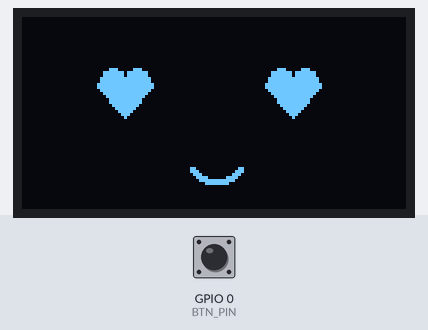
The sketch below on a simulated ESP32. Shown: 128×64 one-colour display. The inputs (shaded band) are chosen by the test bench; at power-on: GPIO 0 (BTN_PIN) HIGH. WiFi joins after 1.5 s; servers stay silent unless stated; the local clock reads 2024-03-15 10:24:30 at power-on unless the sketch sets it; random numbers use the default seed unless the sketch sets one.

Above: at 4.1 s.
4.2 s: GPIO 0 (BTN_PIN) pulled LOW for 0.15 s
At 4.9 s:
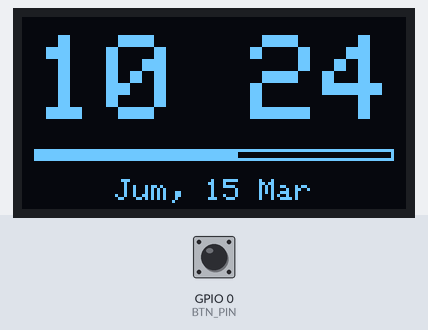
7.1 s: GPIO 0 (BTN_PIN) pulled LOW for 1 s
At 8.8 s:
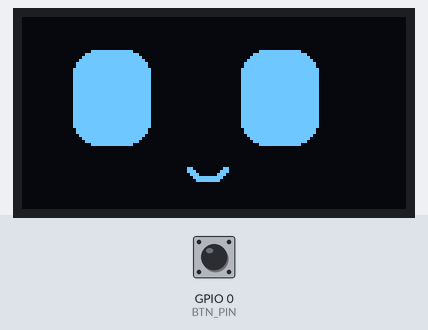
10.8 s: GPIO 0 (BTN_PIN) pulled LOW for 0.15 s
12.4 s: GPIO 0 (BTN_PIN) pulled LOW for 1 s
At 12.9 s:
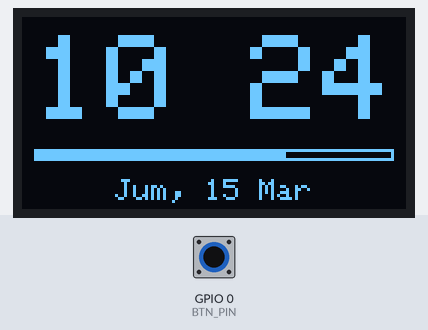
14.9 s: GPIO 0 (BTN_PIN) pulled LOW for 3.2 s
At 19.1 s:
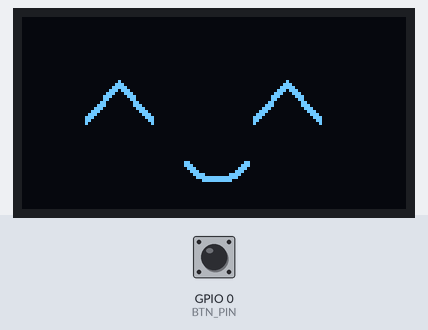

Measured:
- what the display in image 1 shows lasts 0.5 s, from 4.6 s to 5.1 s
- what the display in image 4 shows lasts 0.9 s, from 18.4 s to 19.3 s

The sketch:

Mochi.ino
```cpp
// MOCHI ESP32 + OLED SSD1306 0.96" (128x64, I2C)
// Wiring: SDA -> GPIO21, SCL -> GPIO22, VCC -> 3V3, GND -> GND
// Tombol: BOOT bawaan board (GPIO0) -> ganti mode wajah <-> jam

#include <Wire.h>
#include <WiFi.h>
#include <time.h>
#include <Adafruit_GFX.h>
#include <Adafruit_SSD1306.h>

// ====== ISI SENDIRI ======
#define WIFI_SSID  "NAMA_WIFI"
#define WIFI_PASS  "PASSWORD_WIFI"
#define GMT_OFFSET 25200          // WIB = 7*3600 (WITA 28800, WIT 32400)
// =========================

#define OLED_ADDR 0x3C
#define SDA_PIN   21
#define SCL_PIN   22
#define BTN_PIN   0

#define FACE_MS   40000UL         // lama tampil wajah sebelum jam muncul
#define CLOCK_MS  8000UL          // lama jam tampil

Adafruit_SSD1306 display(128, 64, &Wire, -1);

enum Exp { E_NORMAL, E_HAPPY, E_SAD, E_ANGRY, E_SLEEPY, E_LOVE, E_SURPRISED, E_WINK, E_DIZZY, E_COUNT };

const int EYE_W = 26, EYE_H = 32, LX_C = 36, RX_C = 92, EY = 24;

const char* HARI[]  = {"Min","Sen","Sel","Rab","Kam","Jum","Sab"};
const char* BULAN[] = {"Jan","Feb","Mar","Apr","Mei","Jun","Jul","Agu","Sep","Okt","Nov","Des"};

bool synced = false;
unsigned long fallbackSec = 0;

Exp curExp = E_NORMAL;
bool showClock = false;
unsigned long modeStart = 0, expUntil = 0, nextLook = 0, nextBlink = 2000, blinkStart = 0;
bool blinking = false;
float curLx = 0, curLy = 0, tgtLx = 0, tgtLy = 0;
bool lastBtn = HIGH;
unsigned long lastBtnTime = 0;

// ---------- helper gambar ----------
void eye(int cx, int cy, int h) {
  if (h < 2) h = 2;
  int r = min(8, h / 2);
  display.fillRoundRect(cx - EYE_W / 2, cy - h / 2, EYE_W, h, r, WHITE);
}

void smile(int cx, int y, int w) {
  for (int i = -w; i <= w; i++) {
    int yy = y + w / 2 - (i * i) / (2 * w);
    display.fillRect(cx + i, yy, 2, 2, WHITE);
  }
}

void frown(int cx, int y, int w) {
  for (int i = -w; i <= w; i++) {
    int yy = y - w / 2 + (i * i) / (2 * w);
    display.fillRect(cx + i, yy, 2, 2, WHITE);
  }
}

void heart(int cx, int cy, int s) {
  int r = s / 2;
  display.fillCircle(cx - r, cy, r, WHITE);
  display.fillCircle(cx + r, cy, r, WHITE);
  display.fillTriangle(cx - s, cy + 1, cx + s, cy + 1, cx, cy + s + 3, WHITE);
}

void caretEye(int cx, int cy) {
  for (int k = 0; k < 3; k++) {
    display.drawLine(cx - 11, cy + 6 + k, cx, cy - 6 + k, WHITE);
    display.drawLine(cx, cy - 6 + k, cx + 11, cy + 6 + k, WHITE);
  }
}

void xEye(int cx, int cy) {
  for (int k = 0; k < 2; k++) {
    display.drawLine(cx - 9 + k, cy - 9, cx + 9 + k, cy + 9, WHITE);
    display.drawLine(cx - 9 + k, cy + 9, cx + 9 + k, cy - 9, WHITE);
  }
}

// ---------- render wajah ----------
void render(Exp e, int lx, int ly, int h) {
  display.clearDisplay();
  int a = LX_C + lx, b = RX_C + lx, cy = EY + ly;
  unsigned long t = millis();

  switch (e) {
    case E_NORMAL:
      eye(a, cy, h); eye(b, cy, h);
      smile(64 + lx / 2, 50, 6);
      break;

    case E_HAPPY:
      caretEye(a, cy); caretEye(b, cy);
      smile(64, 48, 10);
      break;

    case E_SAD:
      eye(a, cy, EYE_H); eye(b, cy, EYE_H);
      display.fillTriangle(a - 14, cy - 17, a + 14, cy - 17, a - 14, cy - 2, BLACK);
      display.fillTriangle(b - 14, cy - 17, b + 14, cy - 17, b + 14, cy - 2, BLACK);
      display.fillCircle(b + 8, cy + 20 + (t / 150) % 8, 2, WHITE);
      frown(64, 54, 6);
      break;

    case E_ANGRY:
      eye(a, cy, EYE_H); eye(b, cy, EYE_H);
      display.fillTriangle(a - 14, cy - 17, a + 14, cy - 17, a + 14, cy - 2, BLACK);
      display.fillTriangle(b - 14, cy - 17, b + 14, cy - 17, b - 14, cy - 2, BLACK);
      display.drawFastHLine(56, 54, 16, WHITE);
      display.drawFastHLine(56, 55, 16, WHITE);
      break;

    case E_SLEEPY: {
      eye(a, cy + 8, 4); eye(b, cy + 8, 4);
      int r = 2 + (t / 700) % 2;
      display.drawCircle(64, 52, r, WHITE);
      display.setTextColor(WHITE);
      int p = (t / 500) % 3;
      display.setTextSize(1);
      display.setCursor(104 + p * 4, 20 - p * 6);
      display.print("Z");
      display.setTextSize(2);
      display.setCursor(110, 2);
      if (p >= 1) display.print("z");
      break;
    }

    case E_LOVE: {
      int s = 9 + (t / 180) % 2 * 2;
      heart(a, cy - 6, s); heart(b, cy - 6, s);
      smile(64, 50, 8);
      break;
    }

    case E_SURPRISED:
      display.fillCircle(a, cy, 15, WHITE);
      display.fillCircle(b, cy, 15, WHITE);
      display.fillCircle(a + lx / 2, cy + ly / 2, 5, BLACK);
      display.fillCircle(b + lx / 2, cy + ly / 2, 5, BLACK);
      display.drawCircle(64, 54, 4, WHITE);
      break;

    case E_WINK:
      eye(a, cy, h);
      for (int k = 0; k < 3; k++) display.drawLine(b - 11, cy + k, b + 11, cy + k, WHITE);
      smile(64, 49, 8);
      break;

    case E_DIZZY: {
      int wob = (int)(3 * sin(t / 120.0));
      xEye(a + wob, cy); xEye(b + wob, cy);
      for (int i = -10; i <= 10; i++) {
        int yy = 54 + (int)(3 * sin(i * 0.8 + t / 100.0));
        display.fillRect(64 + i, yy, 2, 2, WHITE);
      }
      break;
    }

    default: break;
  }
  display.display();
}

// ---------- waktu ----------
bool getNow(int &h, int &m, int &s, int &wd, int &d, int &mo) {
  if (synced) {
    struct tm ti;
    if (getLocalTime(&ti, 0)) {
      h = ti.tm_hour; m = ti.tm_min; s = ti.tm_sec;
      wd = ti.tm_wday; d = ti.tm_mday; mo = ti.tm_mon;
      return true;
    }
  }
  unsigned long sec = fallbackSec + millis() / 1000;
  h = (sec / 3600) % 24; m = (sec / 60) % 60; s = sec % 60;
  wd = d = mo = 0;
  return false;
}

void drawClock() {
  int h, m, s, wd, d, mo;
  bool dateOk = getNow(h, m, s, wd, d, mo);
  display.clearDisplay();
  display.setTextColor(WHITE);

  char buf[8];
  bool colon = (millis() / 500) % 2 == 0;
  snprintf(buf, sizeof(buf), colon ? "%02d:%02d" : "%02d %02d", h, m);
  display.setTextSize(4);
  display.setCursor(4, 6);
  display.print(buf);

  display.drawRect(4, 44, 120, 4, WHITE);
  display.fillRect(4, 44, 2 * s, 4, WHITE);

  display.setTextSize(1);
  char dbuf[20];
  if (dateOk) snprintf(dbuf, sizeof(dbuf), "%s, %d %s", HARI[wd], d, BULAN[mo]);
  else snprintf(dbuf, sizeof(dbuf), "(offline)");
  int w = strlen(dbuf) * 6;
  display.setCursor((128 - w) / 2, 54);
  display.print(dbuf);
  display.display();
}

// ---------- logika ----------
void pickExp() {
  Exp n;
  do {
    n = (random(100) < 40) ? E_NORMAL : (Exp)random(E_COUNT);
  } while (n == curExp && n != E_NORMAL);
  curExp = n;
  unsigned long now = millis();
  expUntil = now + (n == E_NORMAL ? random(3000, 7000) : random(2500, 5000));
  if (n == E_DIZZY) expUntil = now + 2500;
}

void checkButton() {
  bool b = digitalRead(BTN_PIN);
  if (b == LOW && lastBtn == HIGH && millis() - lastBtnTime > 250) {
    lastBtnTime = millis();
    showClock = !showClock;
    modeStart = millis();
    if (!showClock) pickExp();
  }
  lastBtn = b;
}

void showText(const char* l1, const char* l2 = "") {
  display.clearDisplay();
  display.setTextColor(WHITE);
  display.setTextSize(1);
  display.setCursor(0, 20); display.println(l1);
  display.setCursor(0, 34); display.println(l2);
  display.display();
}

void setup() {
  pinMode(BTN_PIN, INPUT_PULLUP);
  Wire.begin(SDA_PIN, SCL_PIN);
  Wire.setClock(400000);
  if (!display.begin(SSD1306_SWITCHCAPVCC, OLED_ADDR)) {
    for (;;) delay(1000);
  }
  display.clearDisplay();
  display.display();
  randomSeed(esp_random());

  // jam cadangan dari waktu compile (kalau WiFi gagal)
  fallbackSec = ((__TIME__[0]-'0')*10 + (__TIME__[1]-'0')) * 3600UL
              + ((__TIME__[3]-'0')*10 + (__TIME__[4]-'0')) * 60UL
              + ((__TIME__[6]-'0')*10 + (__TIME__[7]-'0'));

  showText("Mochi bangun...", "nyambung WiFi");
  WiFi.mode(WIFI_STA);
  WiFi.begin(WIFI_SSID, WIFI_PASS);
  unsigned long st = millis();
  while (WiFi.status() != WL_CONNECTED && millis() - st < 12000) delay(200);

  if (WiFi.status() == WL_CONNECTED) {
    configTime(GMT_OFFSET, 0, "pool.ntp.org", "time.google.com");
    struct tm ti;
    st = millis();
    while (!getLocalTime(&ti, 200) && millis() - st < 8000) { }
    synced = getLocalTime(&ti, 0);
    WiFi.disconnect(true);
    WiFi.mode(WIFI_OFF);
  }
  showText(synced ? "Jam sinkron :)" : "WiFi gagal, jam offline");
  delay(1200);

  modeStart = millis();
  pickExp();
}

void loop() {
  unsigned long now = millis();
  checkButton();

  if (showClock) {
    drawClock();
    if (now - modeStart > CLOCK_MS) {
      showClock = false;
      modeStart = now;
      pickExp();
    }
    delay(60);
    return;
  }

  if (now - modeStart > FACE_MS) {
    showClock = true;
    modeStart = now;
    return;
  }

  if (now >= expUntil) pickExp();

  if (now >= nextLook) {
    tgtLx = random(-8, 9);
    tgtLy = random(-4, 5);
    nextLook = now + random(800, 2500);
  }
  curLx += (tgtLx - curLx) / 3.0;
  curLy += (tgtLy - curLy) / 3.0;

  if (!blinking && now >= nextBlink) {
    blinking = true;
    blinkStart = now;
  }
  int h = EYE_H;
  if (blinking) {
    unsigned long dt = now - blinkStart;
    if (dt >= 240) {
      blinking = false;
      nextBlink = now + random(2000, 5000);
    } else if (dt < 120) {
      h = EYE_H - (EYE_H - 3) * dt / 120;
    } else {
      h = 3 + (EYE_H - 3) * (dt - 120) / 120;
    }
  }

  render(curExp, (int)curLx, (int)curLy, h);
  delay(15);
}
```
